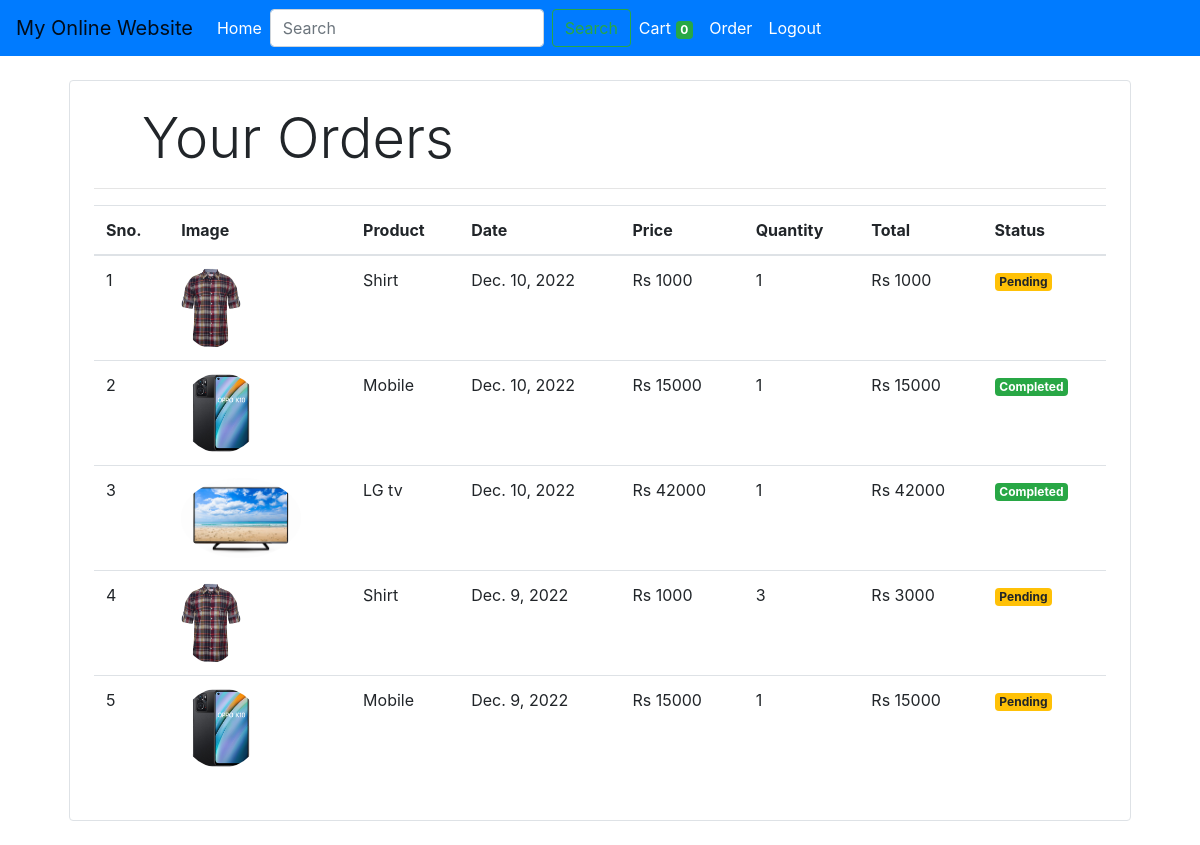
Page /orders/ (signed in) on the committed database.
### mystore/models.py (models this page shows, shortened)
class Order(models.Model):
    product = models.ForeignKey(Products, on_delete=models.CASCADE)
    customer = models.ForeignKey(Customer, on_delete=models.CASCADE)
    quantity = models.IntegerField(default=1)
    price = models.IntegerField()
    address = models.CharField(max_length=50, default='', blank=True)
    phone = models.CharField(max_length=50, default='', blank=True)
    date = models.DateField(default=datetime.datetime.today)
    status = models.BooleanField(default=False)
    @staticmethod
    def get_orders_by_customer(customer_id):
            return Order.objects.filter(customer = customer_id).order_by('-date')

class Products(models.Model):
    name = models.CharField(max_length=60)
    category = models.ForeignKey(Category, on_delete = models.CASCADE, default=1)
    price = models.IntegerField(default=0)
    description = models.CharField(max_length=250, default='', blank = True, null = True)
    image = models.ImageField(upload_to='uploads/products/')
    image2 = models.ImageField(upload_to='uploads/products/', default='default.jpg')
    image3 = models.ImageField(upload_to='uploads/products/', default='default.jpg')

### mystore/orders.py (the view)
# urls.py: path('orders/', OrderView.as_view(), name='orders')
class OrderView(View):
    def get(self, request):
        customer = request.session.get('customer')
        orders = Order.get_orders_by_customer(customer)
        print(orders)
        return render(request, 'orders.html', {'orders': orders})

### mystore/templatetags/custom_filter.py (called while the page is built)
@register.filter(name='currency')
def currency(number):
    return "Rs "+str(number)

@register.filter(name='multiply')
def multiply(number , number1):
    return number * number1

### mystore/templates/orders.html
{% extends 'base.html' %}
 {% block body %}
{% load cart %}
{% load custom_filter %}
<div class="container">
   <div class="border rounded p-4 m-4">
        <p class="display-4 pl-4 ml-4">Your Orders</p>
        <hr>
        <table class="table">
            <thead>
                <tr>
                    <th>Sno.</th>
                    <th>Image</th>
                    <th>Product</th>
                    <th>Date</th>
                    <th>Price</th>
                    <th>Quantity</th>
                    <th>Total</th>
                    <th>Status</th>
                </tr>
            </thead>
            <tbody>
                {% for order in orders %}
                <tr>
                    <td>{{forloop.counter}}</td>
                    <td><img style="height: 80px;" class="rounded-circle" src="{{order.product.image.url}}" alt=""></td>
                    <td>{{order.product.name}}</td>
                    <td>{{order.date}}</td>
                    <td>{{order.price|currency}}</td>
                    <td>{{order.quantity}}</td>
                    <td>{{order.quantity|multiply:order.price|currency}}</td>
                    {% if order.status %}
                    <td><small class="badge badge-success">Completed</small></td>
                    {%else%}
                    <td><small class="badge badge-warning">Pending</small></td>
                    {% endif %}
                </tr>
                {% endfor %}
            </tbody>
        </table>
   </div>
</div>
{% endblock %}

### rows in the picture
Order: product.image (picture), product.name "Shirt", date "Dec. 10, 2022", price "Rs 1000", quantity "1", quantity|multiply "Rs 1000", status "Pending"
Order: product.image (picture), product.name "Mobile", date "Dec. 10, 2022", price "Rs 15000", quantity "1", quantity|multiply "Rs 15000", status "Completed"
Order: product.image (picture), product.name "LG tv", date "Dec. 10, 2022", price "Rs 42000", quantity "1", quantity|multiply "Rs 42000", status "Completed"
Order: product.image (picture), product.name "Shirt", date "Dec. 9, 2022", price "Rs 1000", quantity "3", quantity|multiply "Rs 3000", status "Pending"
Order: product.image (picture), product.name "Mobile", date "Dec. 9, 2022", price "Rs 15000", quantity "1", quantity|multiply "Rs 15000", status "Pending"

### other values in the picture
{{ request.session.cart.keys|length }} "0"
